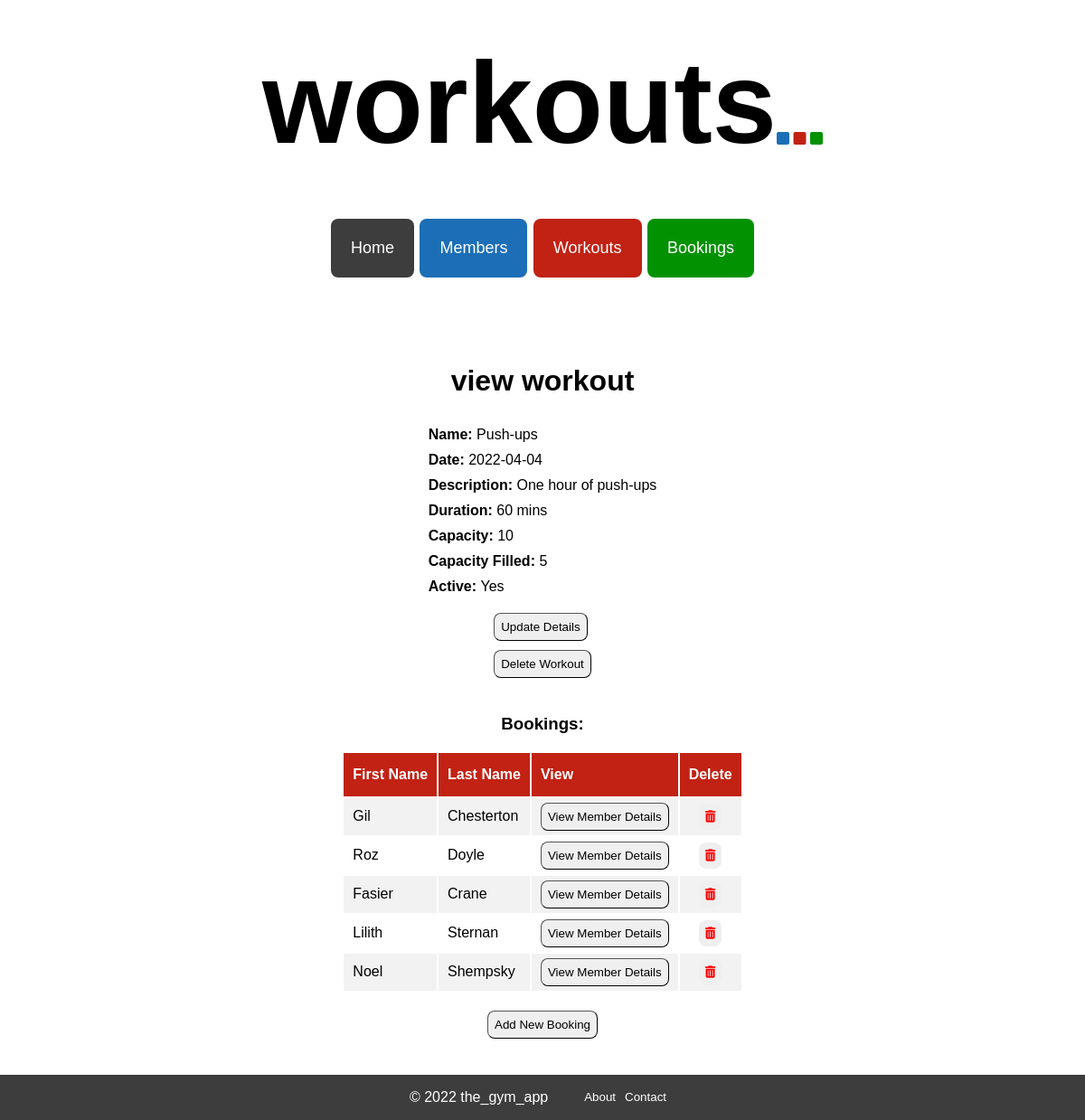
The page /workouts/1 on the database its author committed.
### tables this page shows
CREATE TABLE workouts (
    id INTEGER PRIMARY KEY AUTOINCREMENT,
    name VARCHAR,
    date DATE,
    description TEXT,
    duration INTEGER,
    capacity INTEGER,
    capacity_filled INTEGER,
    active BOOLEAN
);

CREATE TABLE members (
    id INTEGER PRIMARY KEY AUTOINCREMENT,
    first_name VARCHAR,
    last_name VARCHAR,
    dob DATE,
    active BOOLEAN
);

### controllers/workout_controller.py (the view)
@workouts_blueprint.route("/workouts/<id>")
def workout_show(id):
    route_name = "workouts"
    workout = workout_repository.select(id)
    bookings = workout_repository.get_bookings(workout)
    return render_template("workouts/show.html", route_name=route_name, workout=workout, bookings=bookings)

### db/run_sql.py (called while the page is built)
def get_db():
    path = os.path.dirname(os.path.abspath(__file__))
    db = os.path.join(path, "gym_db.db")
    conn = sqlite3.connect(db)
    conn.execute("PRAGMA foreign_keys = 1")
    conn.row_factory = sqlite3.Row
    return conn

def run_sql(sql, values = []):
    db = get_db()
    cursor = db.cursor()
    cursor.execute(sql, values)
    results = cursor.fetchall()
    db.commit()
    db.close()
    return results

### repositories/member_repository.py (called while the page is built)
def select(id):
    member = None
    sql = "SELECT * FROM members WHERE id = ?"
    values = [id]
    result = run_sql(sql, values)[0]
    if result is not None:
        active = True if result['active'] == 1 else False
        member = Member(result['first_name'], result['last_name'], result['dob'], active, result['id'])
    return member

### repositories/workout_repository.py (called while the page is built)
def select(id):
    workout = None
    sql = "SELECT * FROM workouts where id = ?"
    values = [id]
    result = run_sql(sql, values)[0]
    if result is not None:
        active = True if result['active'] == 1 else False
        workout = Workout(result['name'], result['date'], result['description'], result['duration'], result['capacity'], result['capacity_filled'], active, result['id'])
    return workout

def get_bookings(workout):
    bookings = []
    sql = "SELECT * from bookings WHERE workout_id = ?"
    values = [workout.id]
    results = run_sql(sql, values)
    for row in results:
        member = member_repository.select(row['member_id'])
        workout1 = select(row['workout_id'])
        booking = Booking(member, workout1, row['id'])
        bookings.append(booking)
    return bookings

### templates/workouts/show.html
{% extends 'base.html' %}
{% block content %}
<div class="show_page_container">
<h1>view workout</h1>
<div class="show_page_top_details">
    <div><b>Name: </b> {{workout.name}}</div>
    <div><b>Date: </b> {{workout.date}}</div>
    <div><b>Description: </b> {{workout.description}}</div>
    <div><b>Duration: </b> {{workout.duration}} mins</div>
    <div><b>Capacity: </b> {{workout.capacity}}</div>
    <div><b>Capacity Filled: </b> {{workout.capacity_filled}}</div>
    {% if workout.active == True %}
    <div><b>Active: </b>Yes</div>
    {% elif workout.active == False %}
    <div><b>Active: </b>No</div>
    {% endif %}
</div>
<div id="show_page_top_buttons">
<button class="show_page_button" id="update_button"><a class="show_page_link" href="/workouts/{{workout.id}}/update">Update Details</a></button>
<form action="/workouts/{{workout.id}}/delete" method="POST"><button class="show_page_button" id="delete_button">Delete Workout</button></form>
</div>
<h3 class="bookings_header">Bookings:</h3>
<table class="show_page_table">
    <tr class="show_page_table_headers" id="show_page_table_headers_workouts">
        <th>First Name</th>
        <th>Last Name</th>
        <th>View</th>
        <th>Delete</th>
    </tr>
    {% for booking in bookings %}
    <tr class="show_page_table_content">
        <td>{{booking.member.first_name}}</td>
        <td>{{booking.member.last_name}}</td>
        <td>
            <button class="show_page_button" id="show_page_view_button">
                <a class="show_page_link" href="/members/{{booking.member.id}}">View Member Details</a>
            </button>
        </td>
        <td class="delete_column">
            <form action="/bookings/workout/{{booking.id}}/delete" method="POST">
                <button class="show_page_button" id="show_page_delete_button"><i class="fa-solid fa-trash-can" style="color: red"></i></button>
            </form>
        </td>
    </tr>
    {% endfor %}
</table>
{% if workout.capacity_filled == workout.capacity %}
    <p id="full_message"><b>Sorry this workout is full, you can't add any more bookings.</b></p>
{% elif workout.active == False %}
    <p if="full_message"><b>Sorry this workout is inactive, you can't add any bookings.</b></p>
{% else %}
    <button class="show_page_button" id="show_page_bottom_button">
        <a class="show_page_link" href="/bookings/create/workout/{{workout.id}}">Add New Booking</a>
    </button>
{% endif %}
{% endblock %}

### static/style.css (style rules this page uses)
body { font-family: Verdana, Geneva, Tahoma, sans-serif; min-height: 100%; margin: 0; padding: 0; }

### static/index_pages.css (style rules this page uses)
.delete_column { text-align: center; }

### static/show_pages.css (style rules this page uses)
.show_page_container { display: flex; flex-direction: column; align-items: center; justify-content: center; margin: 40px auto; }
.show_page_top_details>div { margin: 10px auto; }
.show_page_table { width: auto; text-align: left; }
.show_page_table_headers { background-color: #1c6eb6; color: white; }
#show_page_table_headers_workouts { background-color: #c12214; }
.show_page_table_headers>th { padding: 15px 10px; }
.show_page_table_content>td { padding: 5px 10px; }
.show_page_table_content:nth-child(even) { background-color: #f2f2f2; }
.show_page_button { padding: 7px; border-radius: 8px; border-width: 1px; }
#show_page_delete_button { border: none; }
.show_page_link { color: #000000; text-decoration: none; }
#show_page_top_buttons>button { margin: 10px auto; }
#show_page_bottom_button { margin-top: 20px; }
.bookings_header { margin-top: 40px; }

### rows shown on the page
workouts: name "Push-ups", date "2022-04-04", description "One hour of push-ups", duration "60", capacity "10", capacity_filled "5"
members: member.first_name "Gil", member.last_name "Chesterton"
members: member.first_name "Roz", member.last_name "Doyle"
members: member.first_name "Fasier", member.last_name "Crane"
members: member.first_name "Lilith", member.last_name "Sternan"
members: member.first_name "Noel", member.last_name "Shempsky"

### other values the page prints
{{ route_name }} "workouts"
